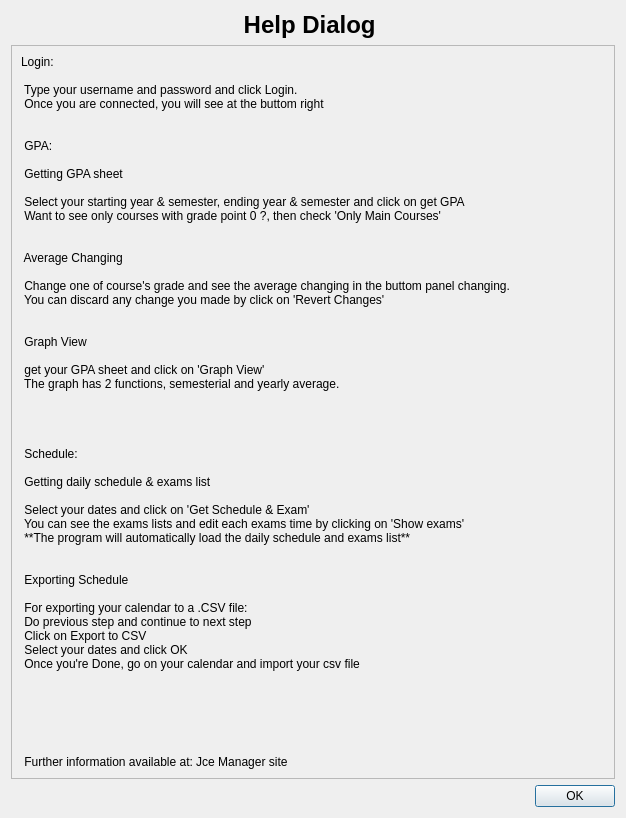
<?xml version="1.0" encoding="UTF-8"?>
<ui version="4.0">
 <class>helpBox</class>
 <widget class="QDialog" name="helpBox">
  <property name="geometry">
   <rect>
    <x>0</x>
    <y>0</y>
    <width>626</width>
    <height>468</height>
   </rect>
  </property>
  <property name="windowTitle">
   <string>JCE Manager</string>
  </property>
  <property name="windowIcon">
   <iconset resource="../../resources/connectionstatus.qrc">
    <normaloff>:/icons/logo.png</normaloff>:/icons/logo.png</iconset>
  </property>
  <property name="sizeGripEnabled">
   <bool>false</bool>
  </property>
  <property name="modal">
   <bool>true</bool>
  </property>
  <layout class="QGridLayout" name="gridLayout">
   <item row="1" column="0">
    <widget class="QFrame" name="frame">
     <property name="sizePolicy">
      <sizepolicy hsizetype="Expanding" vsizetype="Expanding">
       <horstretch>0</horstretch>
       <verstretch>0</verstretch>
      </sizepolicy>
     </property>
     <property name="frameShape">
      <enum>QFrame::StyledPanel</enum>
     </property>
     <property name="frameShadow">
      <enum>QFrame::Raised</enum>
     </property>
     <layout class="QVBoxLayout" name="verticalLayout">
      <item>
       <widget class="QLabel" name="labelBody">
        <property name="text">
         <string>&lt;html&gt;
&lt;head&gt;&lt;/head&gt;
&lt;body&gt;
	&lt;ul&gt;&lt;p&gt;
		&lt;li&gt;&lt;b&gt;Login:&lt;/b&gt; 
			&lt;ul&gt;
				&lt;li&gt;Type your username and password and click Login.&lt;/li&gt;
				&lt;li&gt;Once you are connected, you will see &lt;img src=&quot;:/icons/connected.png&quot; heigh=&quot;16&quot; width=&quot;16&quot;/&gt; at the buttom right&lt;/li&gt;
			&lt;/ul&gt;
		&lt;/li&gt;&lt;/p&gt;
		&lt;p&gt;&lt;li&gt;&lt;b&gt;GPA:&lt;/b&gt;
			&lt;ul&gt;
				&lt;li&gt;&lt;b&gt;Getting GPA sheet&lt;/b&gt;
					&lt;ul&gt;
						&lt;li&gt; Select your starting year &amp; semester, ending year &amp; semester and click on get GPA&lt;/li&gt;
						&lt;li&gt;Want to see only courses with grade point &gt;0 ?, then check 'Only Main Courses'&lt;/li&gt;
					&lt;/ul&gt;
				&lt;/li&gt;
				&lt;li&gt;&lt;b&gt;Average Changing&lt;/b&gt;
					&lt;ul&gt;
						&lt;li&gt;Change one of course's grade and see the average changing in the buttom panel changing.&lt;/li&gt;
						&lt;li&gt;You can discard any change you made by click on 'Revert Changes'&lt;/li&gt;
					&lt;/ul&gt;
				&lt;/li&gt;
				&lt;li&gt;&lt;b&gt;Graph View&lt;/b&gt;
					&lt;ul&gt;
						&lt;li&gt; get your GPA sheet and click on 'Graph View'&lt;/li&gt;
						&lt;li&gt; The graph has 2 functions, semesterial and yearly average.&lt;/li&gt;
					&lt;/ul&gt;
				&lt;/li&gt;
			&lt;/ul&gt;
		&lt;/li&gt;&lt;/p&gt;
		&lt;p&gt;&lt;li&gt;&lt;b&gt;Schedule:&lt;/b&gt;
			&lt;ul&gt;
				&lt;li&gt;&lt;b&gt;Getting daily schedule &amp; exams list&lt;/b&gt;
					&lt;ul&gt;
						&lt;li&gt;Select your dates and click on 'Get Schedule &amp; Exam'&lt;/li&gt;
						&lt;li&gt;You can see the exams lists and edit each exams time by clicking on 'Show exams'&lt;/li&gt;
						&lt;li&gt;**The program will automatically load the daily schedule and exams list**&lt;/li&gt;
					&lt;/ul&gt;
				&lt;/li&gt;
				&lt;li&gt;&lt;b&gt;Exporting Schedule&lt;/b&gt;
					&lt;ul&gt;
						&lt;li&gt;For exporting your calendar to a .CSV file:
							&lt;li&gt;Do previous step and continue to next step&lt;/li&gt;
							&lt;li&gt; Click on Export to CSV&lt;/li&gt;
							&lt;li&gt;Select your dates and click OK&lt;/li&gt;
							&lt;li&gt;Once you're Done, go on your calendar and import your csv file&lt;/li&gt;
						&lt;/li&gt;
					&lt;/ul&gt;
				&lt;/li&gt;
			&lt;/ul&gt;
		&lt;/li&gt;&lt;/p&gt;
	&lt;/ul&gt;
	&lt;p&gt;&lt;b&gt;Further information available at: &lt;a href='http://liranbg.github.io/JceManager/'&gt;Jce Manager site&lt;/a&gt;&lt;/b&gt;&lt;/p&gt;
&lt;/body&gt;
&lt;/html&gt;</string>
        </property>
        <property name="alignment">
         <set>Qt::AlignJustify|Qt::AlignTop</set>
        </property>
        <property name="openExternalLinks">
         <bool>true</bool>
        </property>
       </widget>
      </item>
     </layout>
    </widget>
   </item>
   <item row="2" column="0">
    <widget class="QDialogButtonBox" name="buttonBox">
     <property name="sizePolicy">
      <sizepolicy hsizetype="Minimum" vsizetype="Minimum">
       <horstretch>0</horstretch>
       <verstretch>0</verstretch>
      </sizepolicy>
     </property>
     <property name="standardButtons">
      <set>QDialogButtonBox::Ok</set>
     </property>
    </widget>
   </item>
   <item row="0" column="0">
    <widget class="QLabel" name="labelHead">
     <property name="sizePolicy">
      <sizepolicy hsizetype="Minimum" vsizetype="Minimum">
       <horstretch>0</horstretch>
       <verstretch>0</verstretch>
      </sizepolicy>
     </property>
     <property name="text">
      <string>&lt;html&gt;&lt;head/&gt;&lt;body&gt;&lt;p&gt;&lt;center&gt;&lt;img src=&quot;:/icons/help.png&quot; height=&quot;18&quot; width=&quot;18&quot;/&gt;&lt;span style=&quot; font-size:18pt; font-weight:600;&quot;&gt; Help Dialog &lt;/span&gt;&lt;img src=&quot;:/icons/help.png&quot; height=&quot;18&quot; width=&quot;18&quot;/&gt;&lt;/p&gt;&lt;/body&gt;&lt;/html&gt;</string>
     </property>
    </widget>
   </item>
  </layout>
 </widget>
 <resources>
  <include location="../../resources/connectionstatus.qrc"/>
 </resources>
 <connections>
  <connection>
   <sender>buttonBox</sender>
   <signal>accepted()</signal>
   <receiver>helpBox</receiver>
   <slot>accept()</slot>
   <hints>
    <hint type="sourcelabel">
     <x>492</x>
     <y>306</y>
    </hint>
    <hint type="destinationlabel">
     <x>488</x>
     <y>2</y>
    </hint>
   </hints>
  </connection>
 </connections>
</ui>
